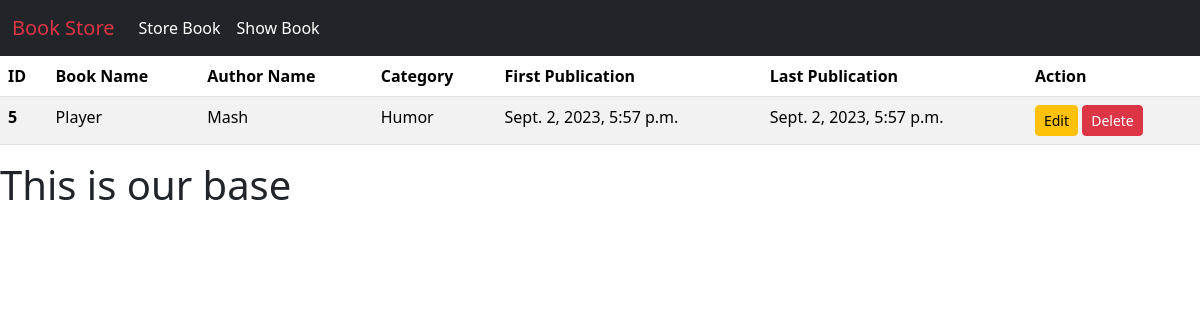
The page /book_details/5 on the database its author committed.
### book/models.py (models this page shows)
class BookStoreModel(models.Model):
    CATEGORY = (
        ('Mystery', 'Mystery'),
        ('Thriller', 'Thriller'),
        ('Sci-Fi', 'Sci-Fi'),
        ('Humor', 'Humor'),
        ('Horror', 'Horror'),
    )
    id = models.IntegerField(primary_key=True)
    book_name = models.CharField(max_length=30)
    author = models.CharField(max_length=30)
    category = models.CharField(max_length=30, choices=CATEGORY)
    first_pub = models.DateTimeField(auto_now_add=True)  # first date
    last_pub = models.DateTimeField(auto_now=True)  # update date

### book/views.py (the view)
class BookDetailsView(DetailView):
    model = BookStoreModel
    template_name = 'book_details.html'
    context_object_name = 'item'
    pk_url_kwarg = 'id'

### book/templates/book_details.html
{% extends 'base.html' %}
{% block content %}
<table class="table table-striped">
    <thead>
        <tr>
            <th scope="col">ID</th>
            <th scope="col">Book Name</th>
            <th scope="col">Author Name</th>
            <th scope="col">Category</th>
            <th scope="col">First Publication</th>
            <th scope="col">Last Publication</th>
            <th scope="col">Action</th>
        </tr>
    </thead>
    <tbody>
        <tr>
            <th scope="row">{{item.id}}</th>
            <td>{{item.book_name}}</td>
            <td>{{item.author}}</td>
            <td>{{item.category}}</td>
            <td>{{item.first_pub}}</td>
            <td>{{item.last_pub}}</td>
            <td><a href="{%url 'edit_book' pk=item.id %}" class="btn btn-warning btn-sm">Edit</a> <a
                    class="btn btn-danger btn-sm" href="{%url 'delete_book' pk=item.id %}">Delete</a>
            </td>
        </tr>
    </tbody>
</table>
{% endblock %}

### rows shown on the page
BookStoreModel: id "5", book_name "Player", author "Mash", category "Humor", first_pub "Sept. 2, 2023, 5:57 p.m.", last_pub "Sept. 2, 2023, 5:57 p.m."
